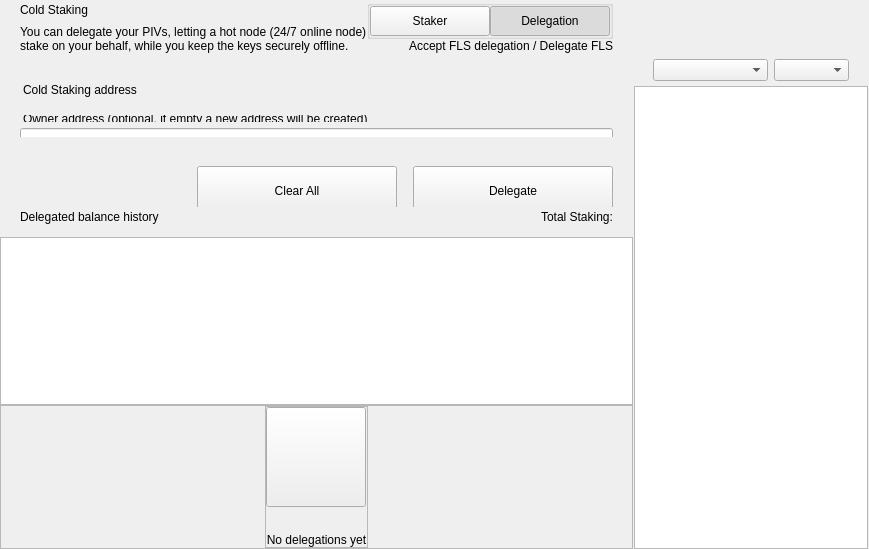
<?xml version="1.0" encoding="UTF-8"?>
<ui version="4.0">
 <class>ColdStakingWidget</class>
 <widget class="QWidget" name="ColdStakingWidget">
  <property name="geometry">
   <rect>
    <x>0</x>
    <y>0</y>
    <width>629</width>
    <height>549</height>
   </rect>
  </property>
  <property name="windowTitle">
   <string>Form</string>
  </property>
  <layout class="QHBoxLayout" name="horizontalLayout_1" stretch="2,1">
   <property name="spacing">
    <number>0</number>
   </property>
   <property name="leftMargin">
    <number>0</number>
   </property>
   <property name="topMargin">
    <number>0</number>
   </property>
   <property name="rightMargin">
    <number>0</number>
   </property>
   <property name="bottomMargin">
    <number>0</number>
   </property>
   <item>
    <widget class="QWidget" name="left" native="true">
     <layout class="QVBoxLayout" name="verticalLayout_3">
      <property name="leftMargin">
       <number>0</number>
      </property>
      <property name="topMargin">
       <number>0</number>
      </property>
      <property name="rightMargin">
       <number>0</number>
      </property>
      <property name="bottomMargin">
       <number>0</number>
      </property>
      <item>
       <layout class="QVBoxLayout" name="verticalLayout_2">
        <property name="spacing">
         <number>0</number>
        </property>
        <item>
         <layout class="QVBoxLayout" name="verticalLayoutTop">
          <property name="spacing">
           <number>0</number>
          </property>
          <property name="leftMargin">
           <number>0</number>
          </property>
          <property name="rightMargin">
           <number>0</number>
          </property>
          <item>
           <widget class="QWidget" name="containerTitle" native="true">
            <property name="sizePolicy">
             <sizepolicy hsizetype="Preferred" vsizetype="Minimum">
              <horstretch>0</horstretch>
              <verstretch>0</verstretch>
             </sizepolicy>
            </property>
            <property name="maximumSize">
             <size>
              <width>16777215</width>
              <height>100</height>
             </size>
            </property>
            <layout class="QHBoxLayout" name="containerTitleLayout">
             <property name="spacing">
              <number>0</number>
             </property>
             <property name="leftMargin">
              <number>20</number>
             </property>
             <property name="topMargin">
              <number>0</number>
             </property>
             <property name="rightMargin">
              <number>20</number>
             </property>
             <property name="bottomMargin">
              <number>0</number>
             </property>
             <item>
              <layout class="QVBoxLayout" name="verticalLayout11">
               <property name="spacing">
                <number>5</number>
               </property>
               <item>
                <widget class="QLabel" name="labelTitle">
                 <property name="text">
                  <string>Cold Staking</string>
                 </property>
                </widget>
               </item>
               <item>
                <widget class="QLabel" name="labelSubtitle1">
                 <property name="maximumSize">
                  <size>
                   <width>16777215</width>
                   <height>16777215</height>
                  </size>
                 </property>
                 <property name="text">
                  <string>You can delegate your PIVs, letting a hot node (24/7 online node)
stake on your behalf, while you keep the keys securely offline.</string>
                 </property>
                </widget>
               </item>
              </layout>
             </item>
             <item>
              <spacer name="horizontalSpacer">
               <property name="orientation">
                <enum>Qt::Horizontal</enum>
               </property>
               <property name="sizeHint" stdset="0">
                <size>
                 <width>40</width>
                 <height>20</height>
                </size>
               </property>
              </spacer>
             </item>
             <item>
              <widget class="QWidget" name="containerViewPrivacyChecks" native="true">
               <layout class="QVBoxLayout" name="containerPrivacyChecks">
                <property name="spacing">
                 <number>0</number>
                </property>
                <property name="leftMargin">
                 <number>0</number>
                </property>
                <property name="topMargin">
                 <number>0</number>
                </property>
                <property name="rightMargin">
                 <number>0</number>
                </property>
                <property name="bottomMargin">
                 <number>0</number>
                </property>
                <item alignment="Qt::AlignHCenter|Qt::AlignVCenter">
                 <widget class="QGroupBox" name="groupBox">
                  <property name="title">
                   <string/>
                  </property>
                  <layout class="QHBoxLayout" name="horizontalLayout_2_1">
                   <property name="spacing">
                    <number>0</number>
                   </property>
                   <property name="leftMargin">
                    <number>0</number>
                   </property>
                   <property name="topMargin">
                    <number>0</number>
                   </property>
                   <property name="rightMargin">
                    <number>0</number>
                   </property>
                   <property name="bottomMargin">
                    <number>0</number>
                   </property>
                   <item>
                    <widget class="QPushButton" name="pushLeft">
                     <property name="minimumSize">
                      <size>
                       <width>120</width>
                       <height>30</height>
                      </size>
                     </property>
                     <property name="maximumSize">
                      <size>
                       <width>120</width>
                       <height>30</height>
                      </size>
                     </property>
                     <property name="focusPolicy">
                      <enum>Qt::NoFocus</enum>
                     </property>
                     <property name="text">
                      <string>Staker</string>
                     </property>
                     <property name="checkable">
                      <bool>true</bool>
                     </property>
                     <property name="autoExclusive">
                      <bool>true</bool>
                     </property>
                    </widget>
                   </item>
                   <item>
                    <widget class="QPushButton" name="pushRight">
                     <property name="minimumSize">
                      <size>
                       <width>120</width>
                       <height>30</height>
                      </size>
                     </property>
                     <property name="maximumSize">
                      <size>
                       <width>120</width>
                       <height>30</height>
                      </size>
                     </property>
                     <property name="focusPolicy">
                      <enum>Qt::NoFocus</enum>
                     </property>
                     <property name="text">
                      <string>Delegation</string>
                     </property>
                     <property name="checkable">
                      <bool>true</bool>
                     </property>
                     <property name="checked">
                      <bool>true</bool>
                     </property>
                     <property name="autoExclusive">
                      <bool>true</bool>
                     </property>
                    </widget>
                   </item>
                  </layout>
                 </widget>
                </item>
                <item alignment="Qt::AlignTop">
                 <widget class="QLabel" name="labelSubtitle2">
                  <property name="text">
                   <string>Accept FLS delegation / Delegate FLS</string>
                  </property>
                  <property name="alignment">
                   <set>Qt::AlignRight|Qt::AlignTrailing|Qt::AlignVCenter</set>
                  </property>
                 </widget>
                </item>
               </layout>
              </widget>
             </item>
            </layout>
           </widget>
          </item>
          <item>
           <spacer name="verticalSpacer_2">
            <property name="orientation">
             <enum>Qt::Vertical</enum>
            </property>
            <property name="sizeType">
             <enum>QSizePolicy::Fixed</enum>
            </property>
            <property name="sizeHint" stdset="0">
             <size>
              <width>20</width>
              <height>30</height>
             </size>
            </property>
           </spacer>
          </item>
          <item>
           <widget class="QWidget" name="containerSend" native="true">
            <property name="minimumSize">
             <size>
              <width>0</width>
              <height>50</height>
             </size>
            </property>
            <layout class="QVBoxLayout" name="containerSendRow">
             <property name="spacing">
              <number>6</number>
             </property>
             <property name="leftMargin">
              <number>0</number>
             </property>
             <property name="topMargin">
              <number>0</number>
             </property>
             <property name="rightMargin">
              <number>0</number>
             </property>
             <property name="bottomMargin">
              <number>0</number>
             </property>
             <item>
              <widget class="QLabel" name="labelEditTitle">
               <property name="maximumSize">
                <size>
                 <width>16777215</width>
                 <height>30</height>
                </size>
               </property>
               <property name="styleSheet">
                <string notr="true">padding-left:20px; padding-bottom:3px;</string>
               </property>
               <property name="text">
                <string>Cold Staking address</string>
               </property>
              </widget>
             </item>
             <item>
              <spacer name="verticalSpacer_6">
               <property name="orientation">
                <enum>Qt::Vertical</enum>
               </property>
               <property name="sizeType">
                <enum>QSizePolicy::Fixed</enum>
               </property>
               <property name="sizeHint" stdset="0">
                <size>
                 <width>20</width>
                 <height>9</height>
                </size>
               </property>
              </spacer>
             </item>
             <item>
              <widget class="QWidget" name="containerOwner" native="true">
               <layout class="QVBoxLayout" name="vContainerOwner">
                <property name="spacing">
                 <number>4</number>
                </property>
                <property name="leftMargin">
                 <number>20</number>
                </property>
                <property name="topMargin">
                 <number>0</number>
                </property>
                <property name="rightMargin">
                 <number>20</number>
                </property>
                <property name="bottomMargin">
                 <number>0</number>
                </property>
                <item>
                 <widget class="QLabel" name="labelSubtitleDescription">
                  <property name="maximumSize">
                   <size>
                    <width>16777215</width>
                    <height>20</height>
                   </size>
                  </property>
                  <property name="styleSheet">
                   <string notr="true">margin-bottom:2px;
                   margin-left:0.05px;
                   padding:0px;</string>
                  </property>
                  <property name="text">
                   <string>Owner address (optional, if empty a new address will be created)</string>
                  </property>
                 </widget>
                </item>
                <item>
                 <widget class="QLineEdit" name="lineEditOwnerAddress">
                  <property name="minimumSize">
                   <size>
                    <width>0</width>
                    <height>50</height>
                   </size>
                  </property>
                  <property name="maximumSize">
                   <size>
                    <width>16777215</width>
                    <height>50</height>
                   </size>
                  </property>
                  <property name="styleSheet">
                   <string notr="true"/>
                  </property>
                  <property name="placeholderText">
                   <string>Enter owner address</string>
                  </property>
                 </widget>
                </item>
               </layout>
              </widget>
             </item>
            </layout>
           </widget>
          </item>
         </layout>
        </item>
        <item>
         <spacer name="verticalSpacer_3">
          <property name="orientation">
           <enum>Qt::Vertical</enum>
          </property>
          <property name="sizeType">
           <enum>QSizePolicy::Minimum</enum>
          </property>
          <property name="sizeHint" stdset="0">
           <size>
            <width>20</width>
            <height>20</height>
           </size>
          </property>
         </spacer>
        </item>
        <item>
         <widget class="QWidget" name="containerBtn" native="true">
          <property name="minimumSize">
           <size>
            <width>0</width>
            <height>50</height>
           </size>
          </property>
          <layout class="QHBoxLayout" name="horizontalLayout">
           <property name="rightMargin">
            <number>20</number>
           </property>
           <item>
            <spacer name="horizontalSpacer_2">
             <property name="orientation">
              <enum>Qt::Horizontal</enum>
             </property>
             <property name="sizeHint" stdset="0">
              <size>
               <width>200</width>
               <height>20</height>
              </size>
             </property>
            </spacer>
           </item>
           <item>
            <layout class="QHBoxLayout" name="horizontalLayout_7">
             <item>
              <spacer name="horizontalSpacer_3">
               <property name="orientation">
                <enum>Qt::Horizontal</enum>
               </property>
               <property name="sizeType">
                <enum>QSizePolicy::Expanding</enum>
               </property>
               <property name="sizeHint" stdset="0">
                <size>
                 <width>40</width>
                 <height>20</height>
                </size>
               </property>
              </spacer>
             </item>
             <item>
              <widget class="QPushButton" name="pushButtonClear">
               <property name="minimumSize">
                <size>
                 <width>200</width>
                 <height>50</height>
                </size>
               </property>
               <property name="focusPolicy">
                <enum>Qt::NoFocus</enum>
               </property>
               <property name="text">
                <string>Clear All</string>
               </property>
              </widget>
             </item>
             <item>
              <spacer name="horizontalSpacer_4">
               <property name="orientation">
                <enum>Qt::Horizontal</enum>
               </property>
               <property name="sizeType">
                <enum>QSizePolicy::Fixed</enum>
               </property>
               <property name="sizeHint" stdset="0">
                <size>
                 <width>10</width>
                 <height>20</height>
                </size>
               </property>
              </spacer>
             </item>
             <item>
              <widget class="QPushButton" name="pushButtonSend">
               <property name="minimumSize">
                <size>
                 <width>200</width>
                 <height>50</height>
                </size>
               </property>
               <property name="maximumSize">
                <size>
                 <width>200</width>
                 <height>50</height>
                </size>
               </property>
               <property name="focusPolicy">
                <enum>Qt::NoFocus</enum>
               </property>
               <property name="text">
                <string>Delegate</string>
               </property>
              </widget>
             </item>
            </layout>
           </item>
          </layout>
         </widget>
        </item>
        <item>
         <widget class="QWidget" name="containerHistoryLabel" native="true">
          <layout class="QHBoxLayout" name="horizontalLayout_4">
           <property name="spacing">
            <number>0</number>
           </property>
           <property name="leftMargin">
            <number>20</number>
           </property>
           <property name="topMargin">
            <number>0</number>
           </property>
           <property name="rightMargin">
            <number>20</number>
           </property>
           <property name="bottomMargin">
            <number>0</number>
           </property>
           <item>
            <widget class="QWidget" name="verticalWidget" native="true">
             <property name="minimumSize">
              <size>
               <width>100</width>
               <height>0</height>
              </size>
             </property>
             <layout class="QVBoxLayout" name="verticalLayout_58">
              <property name="leftMargin">
               <number>0</number>
              </property>
              <property name="topMargin">
               <number>0</number>
              </property>
              <property name="rightMargin">
               <number>0</number>
              </property>
              <property name="bottomMargin">
               <number>0</number>
              </property>
              <item>
               <widget class="QLabel" name="labelListHistory">
                <property name="text">
                 <string>Delegated balance history</string>
                </property>
               </widget>
              </item>
             </layout>
            </widget>
           </item>
           <item>
            <spacer name="horizontalSpacer_5">
             <property name="orientation">
              <enum>Qt::Horizontal</enum>
             </property>
             <property name="sizeHint" stdset="0">
              <size>
               <width>40</width>
               <height>20</height>
              </size>
             </property>
            </spacer>
           </item>
           <item>
            <widget class="QLabel" name="labelStakingTotal">
             <property name="text">
              <string>Total Staking:</string>
             </property>
            </widget>
           </item>
          </layout>
         </widget>
        </item>
        <item>
         <layout class="QVBoxLayout" name="verticalLayout_64">
          <property name="spacing">
           <number>0</number>
          </property>
          <item>
           <spacer name="verticalSpacer_44">
            <property name="orientation">
             <enum>Qt::Vertical</enum>
            </property>
            <property name="sizeType">
             <enum>QSizePolicy::Fixed</enum>
            </property>
            <property name="sizeHint" stdset="0">
             <size>
              <width>20</width>
              <height>10</height>
             </size>
            </property>
           </spacer>
          </item>
          <item>
           <widget class="QListView" name="listView">
            <property name="enabled">
             <bool>true</bool>
            </property>
            <property name="mouseTracking">
             <bool>true</bool>
            </property>
           </widget>
          </item>
          <item>
           <widget class="QFrame" name="emptyContainer">
            <property name="minimumSize">
             <size>
              <width>0</width>
              <height>100</height>
             </size>
            </property>
            <property name="frameShape">
             <enum>QFrame::StyledPanel</enum>
            </property>
            <property name="frameShadow">
             <enum>QFrame::Raised</enum>
            </property>
            <layout class="QVBoxLayout" name="verticalLayout_71" stretch="1,8">
             <property name="spacing">
              <number>0</number>
             </property>
             <property name="leftMargin">
              <number>0</number>
             </property>
             <property name="topMargin">
              <number>0</number>
             </property>
             <property name="rightMargin">
              <number>0</number>
             </property>
             <property name="bottomMargin">
              <number>0</number>
             </property>
             <item>
              <spacer name="verticalSpacer">
               <property name="orientation">
                <enum>Qt::Vertical</enum>
               </property>
               <property name="sizeHint" stdset="0">
                <size>
                 <width>20</width>
                 <height>20</height>
                </size>
               </property>
              </spacer>
             </item>
             <item alignment="Qt::AlignHCenter|Qt::AlignVCenter">
              <widget class="QFrame" name="emptyScreen">
               <property name="sizePolicy">
                <sizepolicy hsizetype="Expanding" vsizetype="Expanding">
                 <horstretch>0</horstretch>
                 <verstretch>0</verstretch>
                </sizepolicy>
               </property>
               <property name="frameShape">
                <enum>QFrame::StyledPanel</enum>
               </property>
               <property name="frameShadow">
                <enum>QFrame::Raised</enum>
               </property>
               <layout class="QVBoxLayout" name="verticalLayout">
                <property name="spacing">
                 <number>30</number>
                </property>
                <property name="leftMargin">
                 <number>0</number>
                </property>
                <property name="topMargin">
                 <number>0</number>
                </property>
                <property name="rightMargin">
                 <number>0</number>
                </property>
                <property name="bottomMargin">
                 <number>0</number>
                </property>
                <item alignment="Qt::AlignHCenter|Qt::AlignVCenter">
                 <widget class="QPushButton" name="pushImgEmpty">
                  <property name="minimumSize">
                   <size>
                    <width>100</width>
                    <height>100</height>
                   </size>
                  </property>
                  <property name="maximumSize">
                   <size>
                    <width>100</width>
                    <height>100</height>
                   </size>
                  </property>
                  <property name="focusPolicy">
                   <enum>Qt::NoFocus</enum>
                  </property>
                  <property name="text">
                   <string/>
                  </property>
                  <property name="iconSize">
                   <size>
                    <width>100</width>
                    <height>100</height>
                   </size>
                  </property>
                 </widget>
                </item>
                <item alignment="Qt::AlignHCenter|Qt::AlignVCenter">
                 <widget class="QLabel" name="labelEmpty">
                  <property name="styleSheet">
                   <string notr="true"/>
                  </property>
                  <property name="text">
                   <string>No delegations yet</string>
                  </property>
                  <property name="alignment">
                   <set>Qt::AlignCenter</set>
                  </property>
                 </widget>
                </item>
               </layout>
              </widget>
             </item>
            </layout>
           </widget>
          </item>
         </layout>
        </item>
       </layout>
      </item>
     </layout>
    </widget>
   </item>
   <item>
    <widget class="QWidget" name="right" native="true">
     <layout class="QVBoxLayout" name="rightContainer">
      <property name="spacing">
       <number>0</number>
      </property>
      <property name="leftMargin">
       <number>1</number>
      </property>
      <property name="topMargin">
       <number>0</number>
      </property>
      <property name="rightMargin">
       <number>1</number>
      </property>
      <property name="bottomMargin">
       <number>0</number>
      </property>
      <item>
       <widget class="QWidget" name="containerRightButtons" native="true">
        <property name="minimumSize">
         <size>
          <width>0</width>
          <height>50</height>
         </size>
        </property>
        <layout class="QVBoxLayout" name="verticalLayout_4">
         <property name="leftMargin">
          <number>19</number>
         </property>
         <property name="topMargin">
          <number>0</number>
         </property>
         <property name="rightMargin">
          <number>19</number>
         </property>
         <property name="bottomMargin">
          <number>0</number>
         </property>
         <item>
          <widget class="OptionButton" name="btnCoinControl" native="true">
           <property name="minimumSize">
            <size>
             <width>0</width>
             <height>0</height>
            </size>
           </property>
          </widget>
         </item>
         <item>
          <widget class="OptionButton" name="btnColdStaking" native="true"/>
         </item>
         <item>
          <widget class="OptionButton" name="btnMyStakingAddresses" native="true">
           <property name="sizePolicy">
            <sizepolicy hsizetype="Preferred" vsizetype="Minimum">
             <horstretch>0</horstretch>
             <verstretch>0</verstretch>
            </sizepolicy>
           </property>
          </widget>
         </item>
        </layout>
       </widget>
      </item>
      <item>
       <widget class="QWidget" name="sortWidget" native="true">
        <layout class="QHBoxLayout" name="horizontalLayout_6">
         <property name="leftMargin">
          <number>19</number>
         </property>
         <property name="rightMargin">
          <number>19</number>
         </property>
         <property name="bottomMargin">
          <number>5</number>
         </property>
         <item>
          <spacer name="horizontalSpacer_6">
           <property name="orientation">
            <enum>Qt::Horizontal</enum>
           </property>
           <property name="sizeHint" stdset="0">
            <size>
             <width>40</width>
             <height>20</height>
            </size>
           </property>
          </spacer>
         </item>
         <item>
          <widget class="QComboBox" name="comboBoxSort">
           <property name="sizePolicy">
            <sizepolicy hsizetype="Preferred" vsizetype="Fixed">
             <horstretch>0</horstretch>
             <verstretch>0</verstretch>
            </sizepolicy>
           </property>
           <property name="minimumSize">
            <size>
             <width>115</width>
             <height>0</height>
            </size>
           </property>
          </widget>
         </item>
         <item>
          <widget class="QComboBox" name="comboBoxSortOrder">
           <property name="sizePolicy">
            <sizepolicy hsizetype="Preferred" vsizetype="Fixed">
             <horstretch>0</horstretch>
             <verstretch>0</verstretch>
            </sizepolicy>
           </property>
           <property name="minimumSize">
            <size>
             <width>75</width>
             <height>0</height>
            </size>
           </property>
          </widget>
         </item>
        </layout>
       </widget>
      </item>
      <item>
       <widget class="QListView" name="listViewStakingAddress">
        <property name="enabled">
         <bool>true</bool>
        </property>
        <property name="mouseTracking">
         <bool>true</bool>
        </property>
       </widget>
      </item>
     </layout>
    </widget>
   </item>
  </layout>
 </widget>
 <customwidgets>
  <customwidget>
   <class>OptionButton</class>
   <extends>QWidget</extends>
   <header>qt/fls/optionbutton.h</header>
   <container>1</container>
  </customwidget>
 </customwidgets>
 <resources/>
 <connections/>
</ui>
